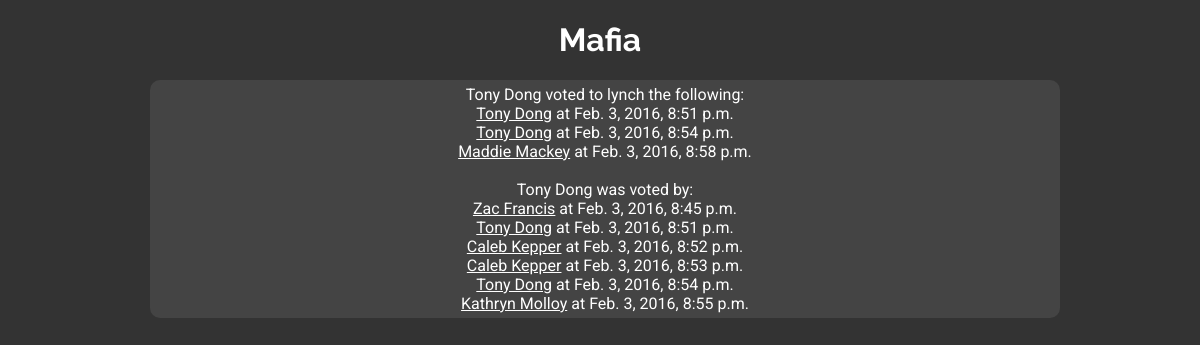
Page /users/133 on the committed database.
### voting/models.py (models this page shows, shortened)
class Vote(models.Model):
    voter = models.ForeignKey(User, related_name='voter')
    votee = models.ForeignKey(User, related_name='votee')
    time = models.DateTimeField(auto_now_add=True)
    active = models.BooleanField(default=True)
    is_cancel = models.BooleanField(default=False)

### voting/views.py (the view)
# urls.py: url(r'^users/(?P<user_id>[0-9]+)', views.user_profile, name='user_profile'),
def user_profile(request, user_id):
    user = User.objects.get(pk=user_id)
    context = {
        'user': user,
        'votes': Vote.objects.filter(voter=user),
        'voted': Vote.objects.filter(votee=user),
    }
    return render(request, 'user_profile.html', context=context)

### voting/templates/user_profile.html (shortened to what this page needs)
<!DOCTYPE html>
<html lang="en">
<head>
    <link rel="stylesheet" type="text/css" href="/static/mafia.css">
</head>
<body>
<h1>Mafia</h1>
<div class="content" style="padding: 5px;">
{{ user.get_full_name }} voted to lynch the following: <br>
{% for vote in votes %}
    <a href="/users/{{ vote.votee.pk }}">{{ vote.votee.get_full_name }}</a> at {{ vote.time }}<br>
{% endfor %}
<br>
{{ user.get_full_name }} was voted by: <br>
{% for vote in voted %}
    <a href="/users/{{ vote.voter.pk }}">{{ vote.voter.get_full_name }}</a> at {{ vote.time }}<br>
{% endfor %}
</div>
</body>
</html>

### voting/static/mafia.css (style rules this page uses)
h1 { font-family: 'Raleway', sans-serif; }
body { background-color: #333333; color: #ffffff; font-family: 'Roboto', sans-serif; margin: 0 auto; width: 900px; text-align: center; }
a:visited, a:link { color: white; }
.content { background-color: #444444; width: 100%; height: 100%; border-radius: 10px; }

### rows in the picture
Vote: votee.get_full_name "Tony Dong", time "Feb. 3, 2016, 8:51 p.m.", voter.get_full_name "Tony Dong"
Vote: votee.get_full_name "Tony Dong", time "Feb. 3, 2016, 8:54 p.m.", voter.get_full_name "Tony Dong"
Vote: votee.get_full_name "Maddie Mackey", time "Feb. 3, 2016, 8:58 p.m."
Vote: voter.get_full_name "Zac Francis", time "Feb. 3, 2016, 8:45 p.m."
Vote: voter.get_full_name "Caleb Kepper", time "Feb. 3, 2016, 8:52 p.m."
Vote: voter.get_full_name "Caleb Kepper", time "Feb. 3, 2016, 8:53 p.m."
Vote: voter.get_full_name "Kathryn Molloy", time "Feb. 3, 2016, 8:55 p.m."

### other values in the picture
{{ user.get_full_name }} "Tony Dong"
